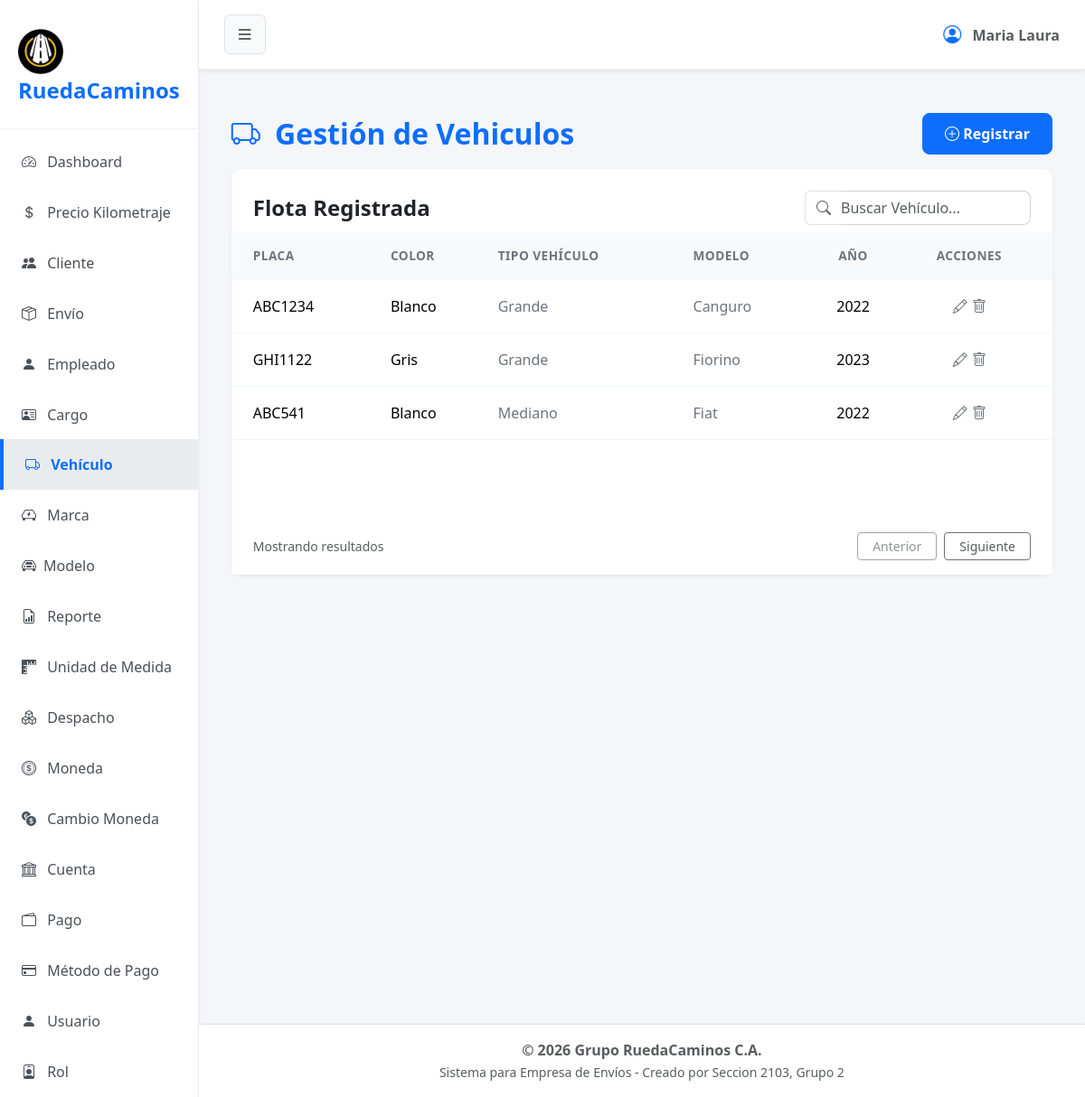
Page /?url=vehiculo on the committed database.
### tables this page shows
CREATE TABLE `vehiculo` (
  `cod_vehiculo` int(2) NOT NULL,
  `placa` varchar(7) NOT NULL,
  `color` varchar(6) NOT NULL,
  `cod_tipovehiculo` int(1) NOT NULL,
  `estado` tinyint(1) NOT NULL,
  `cod_modelo` int(1) NOT NULL,
  `ano` int(4) NOT NULL
);

CREATE TABLE `tipos_vehiculo` (
  `cod_tipovehiculo` int(1) NOT NULL,
  `nombre` varchar(20) NOT NULL,
  `altura_max` float DEFAULT NULL,
  `peso_max` float DEFAULT NULL,
  `largo_max` float DEFAULT NULL,
  `anchura_max` float DEFAULT NULL,
  `estado` tinyint(1) NOT NULL
);

CREATE TABLE `modelo` (
  `cod_modelo` int(1) NOT NULL,
  `nombre` varchar(15) NOT NULL,
  `cod_marca` int(1) DEFAULT NULL,
  `estado` tinyint(1) NOT NULL
);

### app/controller/vehiculoController.php (called while the page is built, shortened)
<?php
$vehiculo = new Vehiculo();
$registros = $vehiculo->obt_RegistrosVehiculos();
include 'app/view/layout/header.php';
include 'app/view/vehiculo/vehiculoView.php';
include 'app/view/layout/footer.php';

### index.php (called while the page is built, shortened)
<?php
    $frontController = new FrontController();
?>

### app/config/Conexion.php (called while the page is built, shortened)
<?php
abstract class Conexion
{
    public $host = "localhost";
    public $namedb = "grupo_ruedacaminos";
    public $userdb = "root";
    public $passwd = "";
    public function __construct()
    {
        $this->conexion = $this->getConnection();
    }
    public function getConnection(): PDO
    {
        try {
            $dsn = "mysql:host=" . $this->host . ";dbname=" . $this->namedb . ";charset=utf8";
            $conexion = new PDO($dsn, $this->userdb, $this->passwd);
            $conexion->setAttribute(PDO::ATTR_ERRMODE, PDO::ERRMODE_EXCEPTION);
        } catch (PDOException $error) {
            die('No se pudo conectar a la base de datos, error:' . $error->getMessage());
        }
        return $conexion;
    }
}

### app/model/Vehiculo.php (called while the page is built, shortened)
<?php
class Vehiculo extends Conexion
{
    public function obt_RegistrosVehiculos()
        {
            try {
                $sentencia = "SELECT vehiculo.* , tipos_vehiculo.nombre AS nombretipovehiculo, modelo.nombre AS nombremodelo
                            FROM vehiculo
                            INNER JOIN tipos_vehiculo
                            ON vehiculo.cod_tipovehiculo = tipos_vehiculo.cod_tipovehiculo
                            INNER JOIN modelo
                            ON vehiculo.cod_modelo = modelo.cod_modelo
                            WHERE vehiculo.estado= 1;";
                $select = $this->conexion->prepare($sentencia);
                $select->execute();
                return $select->fetchAll(\PDO::FETCH_ASSOC);
            } catch (\PDOException $e) {
                return [];
            }
        }
}

### app/view/vehiculo/componentes/tabla.php (the view, shortened to what this page needs)
<div class="card-body p-0">
    <div class="table-responsive">
        <table class="table table-hover align-middle mb-0">
            <thead class="table-light table-header-custom">
                <tr>
                    <th class="ps-4">PLACA</th>
                    <th>COLOR</th>
                    <th>TIPO VEHÍCULO</th>
                    <th>MODELO</th>
                    <th class="text-center">AÑO</th>
                    <th class="pe-4 text-center">ACCIONES</th>
                </tr>
            </thead>
            <tbody>
                <?php foreach ($registros as $dato): ?>
                    <tr>
                        <td class="ps-4 fw-medium"><?= $dato['placa'] ?></td>
                        <td>
                            <span class="fw-medium"><?= $dato['color'] ?></span>
                        </td>
                        <td class="text-secondary"><?= $dato['nombretipovehiculo'] ?></td>
                        <td class="text-secondary"><?= $dato['nombremodelo'] ?></td>
                        <td class="text-center">
                            <span class="fw-medium"><?= $dato['ano'] ?></span>
                        </td>
                        <td class="pe-4 text-center">
                            <button type="button" class="btn btn-link text-secondary p-0 m-0 align-baseline" title="Actualizar" data-bs-toggle="modal" data-bs-target="#actualizarVehiculo"
                                datos-cod-vehiculo="<?php echo $dato['cod_vehiculo']; ?>"
                                datos-placa="<?php echo $dato['placa']; ?>"
                                datos-color="<?php echo $dato['color']; ?>"
                                datos-tipovehiculo="<?php echo $dato['cod_tipovehiculo']; ?>"
                                datos-modelo="<?php echo $dato['cod_modelo']; ?>"
                                datos-ano="<?php echo $dato['ano']; ?>">
                                <i class="bi bi-pencil"></i>
                            </button>
                            <a href="#" class="text-secondary btn-eliminar"
                                data-id="<?= $dato['cod_vehiculo'] ?>">
                                <i class="bi bi-trash"></i>
                            </a>
                        </td>
                    </tr>
                <?php endforeach; ?>
            </tbody>
        </table>
    </div>
</div>

### assets/css/styles.css (style rules this page uses)
body { background-color: #f4f6f9; font-family: 'Segoe UI', Tahoma, Geneva, Verdana, sans-serif; overflow-x: hidden; }
.table > :not(caption) > * > * { padding: 1rem 0.75rem; border-bottom-color: #f1f5f9; }
.table-header-custom th { color: #6c757d; font-weight: 600; font-size: 0.85rem; letter-spacing: 0.5px; }

### rows in the picture
vehiculo: placa "ABC1234", color "Blanco", cod_tipovehiculo.nombre "Grande", cod_modelo.nombre "Canguro", ano "2022"
vehiculo: placa "GHI1122", color "Gris", cod_tipovehiculo.nombre "Grande", cod_modelo.nombre "Fiorino", ano "2023"
vehiculo: placa "ABC541", color "Blanco", cod_tipovehiculo.nombre "Mediano", cod_modelo.nombre "Fiat", ano "2022"
